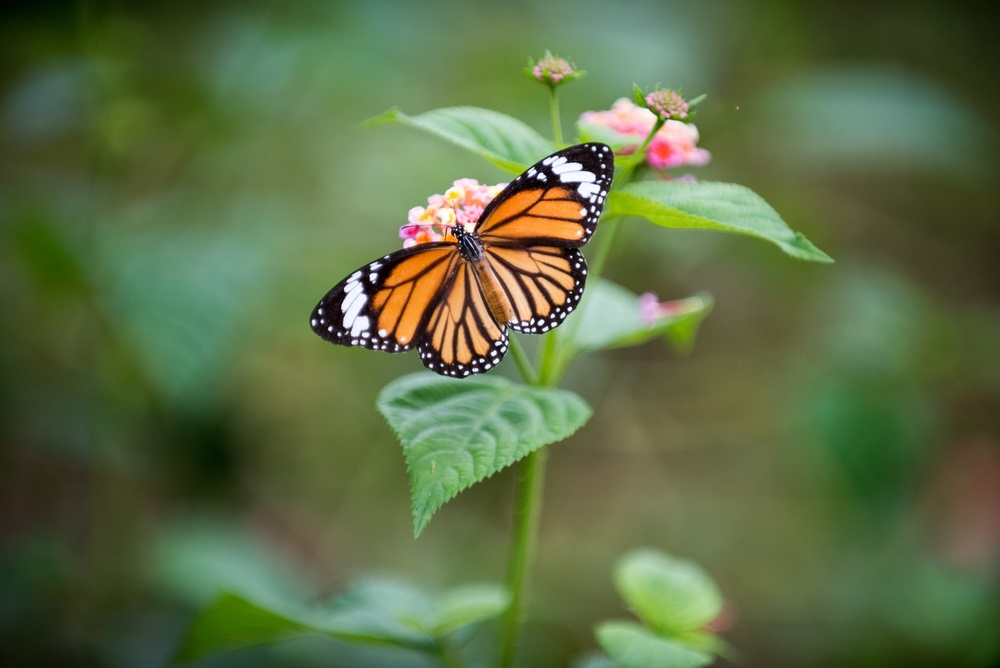
#> input picture butterfly2.jpg, 1000 x 668 px, shrunk from 2400 x 1602 before the run
$ python FAST.py
#> lines starting #> are read from the running program, lines starting #| are printed output that depends on the picture
# FEATURES from ACCELERATED SIMULATION TEST

import cv2
import numpy as np

cv2.namedWindow('Image', cv2.WINDOW_NORMAL)

img = cv2.imread("butterfly2.jpg",0)
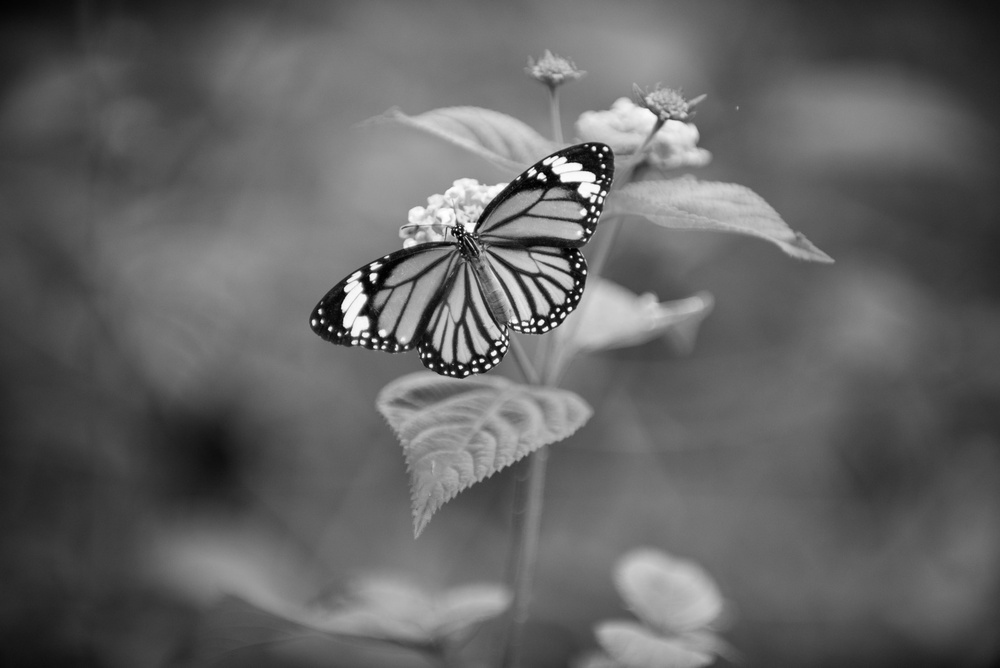
#> img: shape (668, 1000); min 0, max 255, mean 99.6

fast = cv2.FastFeatureDetector_create(100)

kp = fast.detect(img,None)
#> kp = 195 keypoints; strongest (x, y, size): (571, 256, 7), (577, 266, 7), (601, 155, 7), (558, 309, 7)

img2 = cv2.drawKeypoints(img,kp,None,color=(0,255,0))

cv2.imshow("Image",img2)

cv2.waitKey(0)
cv2.destroyAllWindows()
